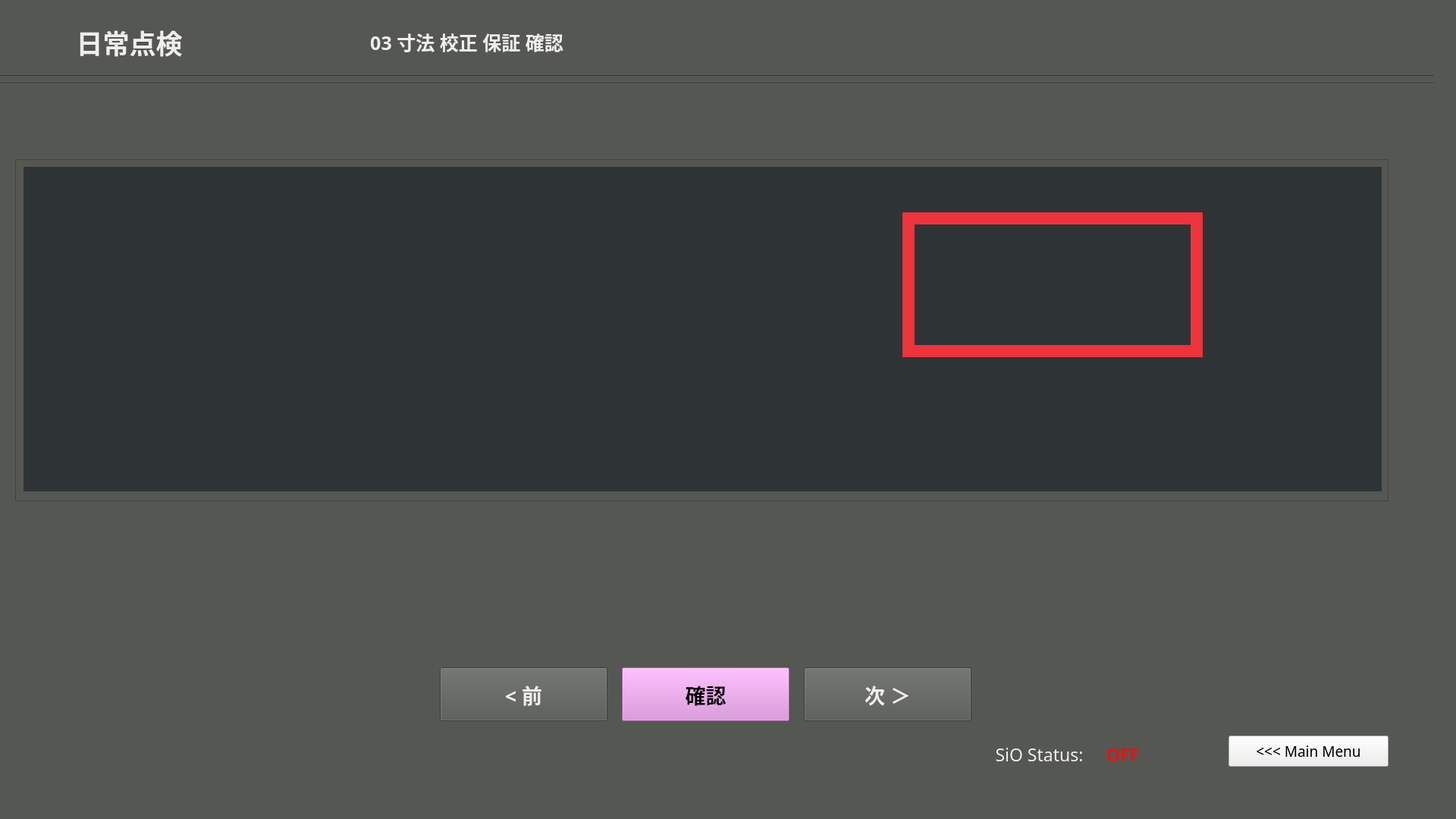
<?xml version="1.0" encoding="UTF-8"?>
<ui version="4.0">
 <class>dailytenken1_clippitch</class>
 <widget class="QMainWindow" name="dailytenken1_clippitch">
  <property name="enabled">
   <bool>true</bool>
  </property>
  <property name="geometry">
   <rect>
    <x>0</x>
    <y>0</y>
    <width>1920</width>
    <height>1080</height>
   </rect>
  </property>
  <property name="windowTitle">
   <string>MainWindow</string>
  </property>
  <property name="styleSheet">
   <string notr="true">background-color: rgb(85, 87, 83);</string>
  </property>
  <widget class="QWidget" name="dailytenken1_clippitch_widget">
   <property name="enabled">
    <bool>true</bool>
   </property>
   <widget class="Line" name="line_1">
    <property name="geometry">
     <rect>
      <x>-10</x>
      <y>90</y>
      <width>1901</width>
      <height>20</height>
     </rect>
    </property>
    <property name="orientation">
     <enum>Qt::Horizontal</enum>
    </property>
   </widget>
   <widget class="Line" name="line_2">
    <property name="geometry">
     <rect>
      <x>-10</x>
      <y>100</y>
      <width>1901</width>
      <height>20</height>
     </rect>
    </property>
    <property name="orientation">
     <enum>Qt::Horizontal</enum>
    </property>
   </widget>
   <widget class="QFrame" name="frame">
    <property name="geometry">
     <rect>
      <x>20</x>
      <y>210</y>
      <width>1811</width>
      <height>451</height>
     </rect>
    </property>
    <property name="frameShape">
     <enum>QFrame::StyledPanel</enum>
    </property>
    <property name="frameShadow">
     <enum>QFrame::Raised</enum>
    </property>
    <widget class="QLabel" name="framePart">
     <property name="geometry">
      <rect>
       <x>11</x>
       <y>10</y>
       <width>1791</width>
       <height>428</height>
      </rect>
     </property>
     <property name="styleSheet">
      <string notr="true">background-color: rgb(46, 52, 54);</string>
     </property>
     <property name="text">
      <string/>
     </property>
     <property name="alignment">
      <set>Qt::AlignCenter</set>
     </property>
    </widget>
    <widget class="QPushButton" name="rekensaButton">
     <property name="geometry">
      <rect>
       <x>300</x>
       <y>310</y>
       <width>91</width>
       <height>71</height>
      </rect>
     </property>
     <property name="font">
      <font>
       <family>Ubuntu Mono</family>
       <pointsize>13</pointsize>
       <weight>75</weight>
       <italic>false</italic>
       <bold>true</bold>
       <stylestrategy>PreferAntialias</stylestrategy>
      </font>
     </property>
     <property name="autoFillBackground">
      <bool>false</bool>
     </property>
     <property name="styleSheet">
      <string notr="true">color: rgb(238, 238, 236);
background-color: rgb(117, 80, 123);</string>
     </property>
     <property name="text">
      <string>検査
やり直し</string>
     </property>
     <property name="checkable">
      <bool>false</bool>
     </property>
    </widget>
    <widget class="QPushButton" name="delwarpbutton">
     <property name="geometry">
      <rect>
       <x>810</x>
       <y>320</y>
       <width>181</width>
       <height>51</height>
      </rect>
     </property>
     <property name="font">
      <font>
       <family>Ubuntu Mono</family>
       <pointsize>11</pointsize>
       <weight>75</weight>
       <italic>false</italic>
       <bold>true</bold>
       <stylestrategy>PreferAntialias</stylestrategy>
      </font>
     </property>
     <property name="autoFillBackground">
      <bool>false</bool>
     </property>
     <property name="styleSheet">
      <string notr="true">background-color: rgb(164, 0, 0);</string>
     </property>
     <property name="text">
      <string>パースワープパラム削除 
Del Warp Parm</string>
     </property>
     <property name="checkable">
      <bool>false</bool>
     </property>
    </widget>
    <widget class="QPushButton" name="savewarpbutton">
     <property name="geometry">
      <rect>
       <x>620</x>
       <y>320</y>
       <width>181</width>
       <height>51</height>
      </rect>
     </property>
     <property name="font">
      <font>
       <family>Ubuntu Mono</family>
       <pointsize>11</pointsize>
       <weight>75</weight>
       <italic>false</italic>
       <bold>true</bold>
       <stylestrategy>PreferAntialias</stylestrategy>
      </font>
     </property>
     <property name="autoFillBackground">
      <bool>false</bool>
     </property>
     <property name="styleSheet">
      <string notr="true">color: rgb(238, 238, 236);</string>
     </property>
     <property name="text">
      <string>パースワープパラム保存 
Save Warp Parm</string>
     </property>
     <property name="checkable">
      <bool>false</bool>
     </property>
    </widget>
    <widget class="QLabel" name="rtwarpcolor">
     <property name="geometry">
      <rect>
       <x>480</x>
       <y>300</y>
       <width>121</width>
       <height>20</height>
      </rect>
     </property>
     <property name="font">
      <font>
       <family>Ubuntu Mono</family>
       <pointsize>15</pointsize>
       <weight>75</weight>
       <bold>true</bold>
      </font>
     </property>
     <property name="styleSheet">
      <string notr="true">background-color: rgb(255, 0, 0);</string>
     </property>
     <property name="text">
      <string/>
     </property>
     <property name="alignment">
      <set>Qt::AlignLeading|Qt::AlignLeft|Qt::AlignVCenter</set>
     </property>
    </widget>
    <widget class="QPushButton" name="rtwarpbutton">
     <property name="geometry">
      <rect>
       <x>480</x>
       <y>320</y>
       <width>121</width>
       <height>51</height>
      </rect>
     </property>
     <property name="font">
      <font>
       <family>Ubuntu Mono</family>
       <pointsize>11</pointsize>
       <weight>75</weight>
       <italic>false</italic>
       <bold>true</bold>
       <stylestrategy>PreferAntialias</stylestrategy>
      </font>
     </property>
     <property name="autoFillBackground">
      <bool>false</bool>
     </property>
     <property name="styleSheet">
      <string notr="true">color: rgb(238, 238, 236);</string>
     </property>
     <property name="text">
      <string>継続ワープ 
RT Pers.Warp</string>
     </property>
     <property name="checkable">
      <bool>false</bool>
     </property>
    </widget>
    <widget class="QPushButton" name="quitbutton">
     <property name="geometry">
      <rect>
       <x>1560</x>
       <y>530</y>
       <width>211</width>
       <height>41</height>
      </rect>
     </property>
     <property name="font">
      <font>
       <family>Ubuntu Mono</family>
       <pointsize>14</pointsize>
      </font>
     </property>
     <property name="styleSheet">
      <string notr="true">background-color: rgb(238, 238, 236);</string>
     </property>
     <property name="text">
      <string>Quit</string>
     </property>
    </widget>
    <widget class="QLabel" name="label_2">
     <property name="geometry">
      <rect>
       <x>1550</x>
       <y>70</y>
       <width>16</width>
       <height>191</height>
      </rect>
     </property>
     <property name="styleSheet">
      <string notr="true">background-color: rgb(237, 51, 59);</string>
     </property>
     <property name="text">
      <string/>
     </property>
    </widget>
    <widget class="QLabel" name="label_4">
     <property name="geometry">
      <rect>
       <x>1170</x>
       <y>245</y>
       <width>391</width>
       <height>16</height>
      </rect>
     </property>
     <property name="styleSheet">
      <string notr="true">background-color: rgb(237, 51, 59);</string>
     </property>
     <property name="text">
      <string/>
     </property>
    </widget>
    <widget class="QLabel" name="label">
     <property name="geometry">
      <rect>
       <x>1170</x>
       <y>70</y>
       <width>16</width>
       <height>191</height>
      </rect>
     </property>
     <property name="styleSheet">
      <string notr="true">background-color: rgb(237, 51, 59);</string>
     </property>
     <property name="text">
      <string/>
     </property>
    </widget>
    <widget class="QLabel" name="label_3">
     <property name="geometry">
      <rect>
       <x>1170</x>
       <y>70</y>
       <width>391</width>
       <height>16</height>
      </rect>
     </property>
     <property name="styleSheet">
      <string notr="true">background-color: rgb(237, 51, 59);</string>
     </property>
     <property name="text">
      <string/>
     </property>
    </widget>
    <zorder>quitbutton</zorder>
    <zorder>rtwarpbutton</zorder>
    <zorder>delwarpbutton</zorder>
    <zorder>rtwarpcolor</zorder>
    <zorder>savewarpbutton</zorder>
    <zorder>rekensaButton</zorder>
    <zorder>framePart</zorder>
    <zorder>label_2</zorder>
    <zorder>label_4</zorder>
    <zorder>label</zorder>
    <zorder>label_3</zorder>
   </widget>
   <widget class="QPushButton" name="mainmenubutton">
    <property name="geometry">
     <rect>
      <x>1620</x>
      <y>970</y>
      <width>211</width>
      <height>41</height>
     </rect>
    </property>
    <property name="font">
     <font>
      <family>Ubuntu Mono</family>
      <pointsize>14</pointsize>
     </font>
    </property>
    <property name="styleSheet">
     <string notr="true">background-color: rgb(238, 238, 236);</string>
    </property>
    <property name="text">
     <string>&lt;&lt;&lt; Main Menu</string>
    </property>
   </widget>
   <widget class="QLabel" name="partlabel_2">
    <property name="geometry">
     <rect>
      <x>10</x>
      <y>20</y>
      <width>321</width>
      <height>71</height>
     </rect>
    </property>
    <property name="font">
     <font>
      <family>Ubuntu Mono</family>
      <pointsize>26</pointsize>
      <weight>75</weight>
      <bold>true</bold>
     </font>
    </property>
    <property name="styleSheet">
     <string notr="true">color: rgb(238, 238, 236);</string>
    </property>
    <property name="text">
     <string>日常点検</string>
    </property>
    <property name="alignment">
     <set>Qt::AlignCenter</set>
    </property>
   </widget>
   <widget class="QPushButton" name="nextButton">
    <property name="geometry">
     <rect>
      <x>1060</x>
      <y>880</y>
      <width>221</width>
      <height>71</height>
     </rect>
    </property>
    <property name="font">
     <font>
      <family>Ubuntu Mono</family>
      <pointsize>20</pointsize>
      <weight>75</weight>
      <italic>false</italic>
      <bold>true</bold>
      <stylestrategy>PreferAntialias</stylestrategy>
     </font>
    </property>
    <property name="autoFillBackground">
     <bool>false</bool>
    </property>
    <property name="styleSheet">
     <string notr="true">color: rgb(238, 238, 236);</string>
    </property>
    <property name="text">
     <string>次 ＞</string>
    </property>
    <property name="checkable">
     <bool>false</bool>
    </property>
   </widget>
   <widget class="QLabel" name="status_sio">
    <property name="geometry">
     <rect>
      <x>1450</x>
      <y>970</y>
      <width>61</width>
      <height>41</height>
     </rect>
    </property>
    <property name="font">
     <font>
      <family>Ubuntu Mono</family>
      <pointsize>17</pointsize>
      <weight>75</weight>
      <bold>true</bold>
      <underline>false</underline>
     </font>
    </property>
    <property name="styleSheet">
     <string notr="true">color: rgb(238, 15, 15);</string>
    </property>
    <property name="text">
     <string>OFF</string>
    </property>
    <property name="alignment">
     <set>Qt::AlignBottom|Qt::AlignHCenter</set>
    </property>
   </widget>
   <widget class="QLabel" name="label_5">
    <property name="geometry">
     <rect>
      <x>1300</x>
      <y>970</y>
      <width>141</width>
      <height>41</height>
     </rect>
    </property>
    <property name="font">
     <font>
      <family>Ubuntu Mono</family>
      <pointsize>17</pointsize>
      <weight>50</weight>
      <bold>false</bold>
      <underline>false</underline>
     </font>
    </property>
    <property name="styleSheet">
     <string notr="true">color: rgb(238, 238, 236);</string>
    </property>
    <property name="text">
     <string>SiO Status:</string>
    </property>
    <property name="alignment">
     <set>Qt::AlignBottom|Qt::AlignHCenter</set>
    </property>
   </widget>
   <widget class="QLabel" name="partlabel_3">
    <property name="geometry">
     <rect>
      <x>370</x>
      <y>20</y>
      <width>491</width>
      <height>71</height>
     </rect>
    </property>
    <property name="font">
     <font>
      <family>Ubuntu Mono</family>
      <pointsize>19</pointsize>
      <weight>75</weight>
      <bold>true</bold>
     </font>
    </property>
    <property name="styleSheet">
     <string notr="true">color: rgb(238, 238, 236);</string>
    </property>
    <property name="text">
     <string>03 寸法 校正 保証 確認</string>
    </property>
    <property name="alignment">
     <set>Qt::AlignCenter</set>
    </property>
   </widget>
   <widget class="QPushButton" name="InspectButton">
    <property name="geometry">
     <rect>
      <x>820</x>
      <y>880</y>
      <width>221</width>
      <height>71</height>
     </rect>
    </property>
    <property name="font">
     <font>
      <family>Ubuntu Mono</family>
      <pointsize>20</pointsize>
      <weight>75</weight>
      <italic>false</italic>
      <bold>true</bold>
      <stylestrategy>PreferAntialias</stylestrategy>
     </font>
    </property>
    <property name="autoFillBackground">
     <bool>false</bool>
    </property>
    <property name="styleSheet">
     <string notr="true">background-color: rgb(220, 138, 221);</string>
    </property>
    <property name="text">
     <string>確認</string>
    </property>
    <property name="checkable">
     <bool>false</bool>
    </property>
   </widget>
   <widget class="QPushButton" name="prevButton">
    <property name="geometry">
     <rect>
      <x>580</x>
      <y>880</y>
      <width>221</width>
      <height>71</height>
     </rect>
    </property>
    <property name="font">
     <font>
      <family>Ubuntu Mono</family>
      <pointsize>20</pointsize>
      <weight>75</weight>
      <italic>false</italic>
      <bold>true</bold>
      <stylestrategy>PreferAntialias</stylestrategy>
     </font>
    </property>
    <property name="autoFillBackground">
     <bool>false</bool>
    </property>
    <property name="styleSheet">
     <string notr="true">color: rgb(238, 238, 236);</string>
    </property>
    <property name="text">
     <string>&lt; 前</string>
    </property>
    <property name="checkable">
     <bool>false</bool>
    </property>
   </widget>
  </widget>
  <widget class="QMenuBar" name="menubar">
   <property name="geometry">
    <rect>
     <x>0</x>
     <y>0</y>
     <width>1920</width>
     <height>21</height>
    </rect>
   </property>
  </widget>
  <widget class="QStatusBar" name="statusbar"/>
 </widget>
 <resources/>
 <connections/>
</ui>
